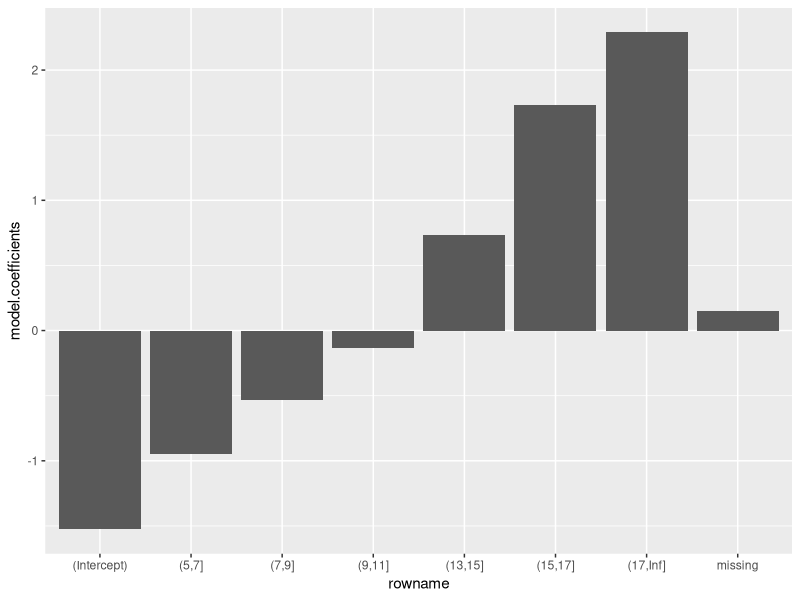

Here is the R script that generated this plot:
# Get loan_data
setwd('C:/Users/jerem/Documents/GitHub/Credit-risk-in-R')
loan_data <- read.csv('loan_data_2.csv')
attach(loan_data)
loan_data

#get packages
library(tidyverse)
library(caret)

# Set seed of 567
set.seed(567)

# Sample rows for training set
index_train <- sample(1:nrow(loan_data), 2/3*nrow(loan_data))

# Set training and testing sets
training_set <- loan_data[index_train, ]
test_set <- loan_data[-index_train, ]

# Build a log regression model for default given the interest rate
model <- glm(formula = loan_status ~ int_cat, family = 'binomial',
             data = training_set)

# Check coefficients of model
coefs <- rownames_to_column(data.frame(model$coefficients)) %>% 
  mutate(rowname = str_remove(rowname, 'int_cat')) %>%
  arrange(length(rowname)) %>%
  arrange(c(1,5,6,7,2,3,4,8))
coefs$rowname <- factor(coefs$rowname, levels=coefs$rowname)
ggplot(coefs, aes(x=rowname,y=model.coefficients))+geom_bar(stat='identity')

#--

# Build a log regression model for default given the many variables
multi_model <- glm(formula = loan_status ~ person_age + person_income + loan_grade + loan_amnt,
             family = 'binomial', data = training_set)

# With this model we clearly see that the age of the person and the grade and amount of the
# loan are significant variables for the loan status
summary(multi_model)

# Finally we predict on the test data using this multi-variable model
pred = predict(multi_model, newdata = test_set, type = 'response')
# The predictions are distributed from 0 to 1 in an acceptable way
summary(pred)
# We round the predictions to 0 and 1, setting the threshold to the median prediction
# We look at the confusion matrix
cm <- table(ifelse(pred > median(pred),1,0), test_set$loan_status)
cm
print(confusionMatrix(cm,positive = '1')$byClass[c('Sensitivity','Specificity','Balanced Accuracy')])
# We see a decent specificity of 0.86, ie. predicting no default when there isn't one
# A high specificity of 0.60, ie. predicting a default when there is one
# A decent accuracy of 0.74, ie. the average of sensitivity and specificity


